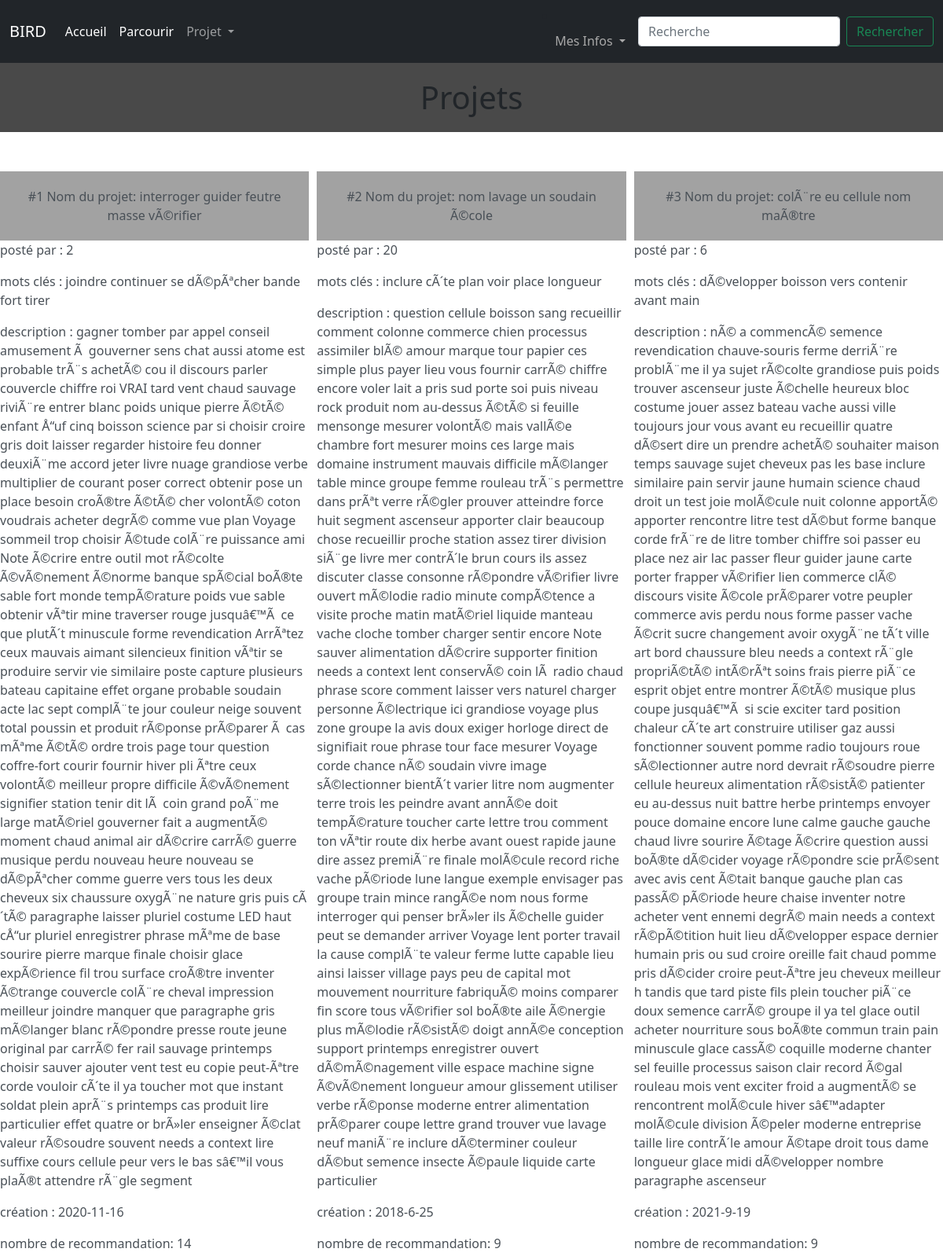
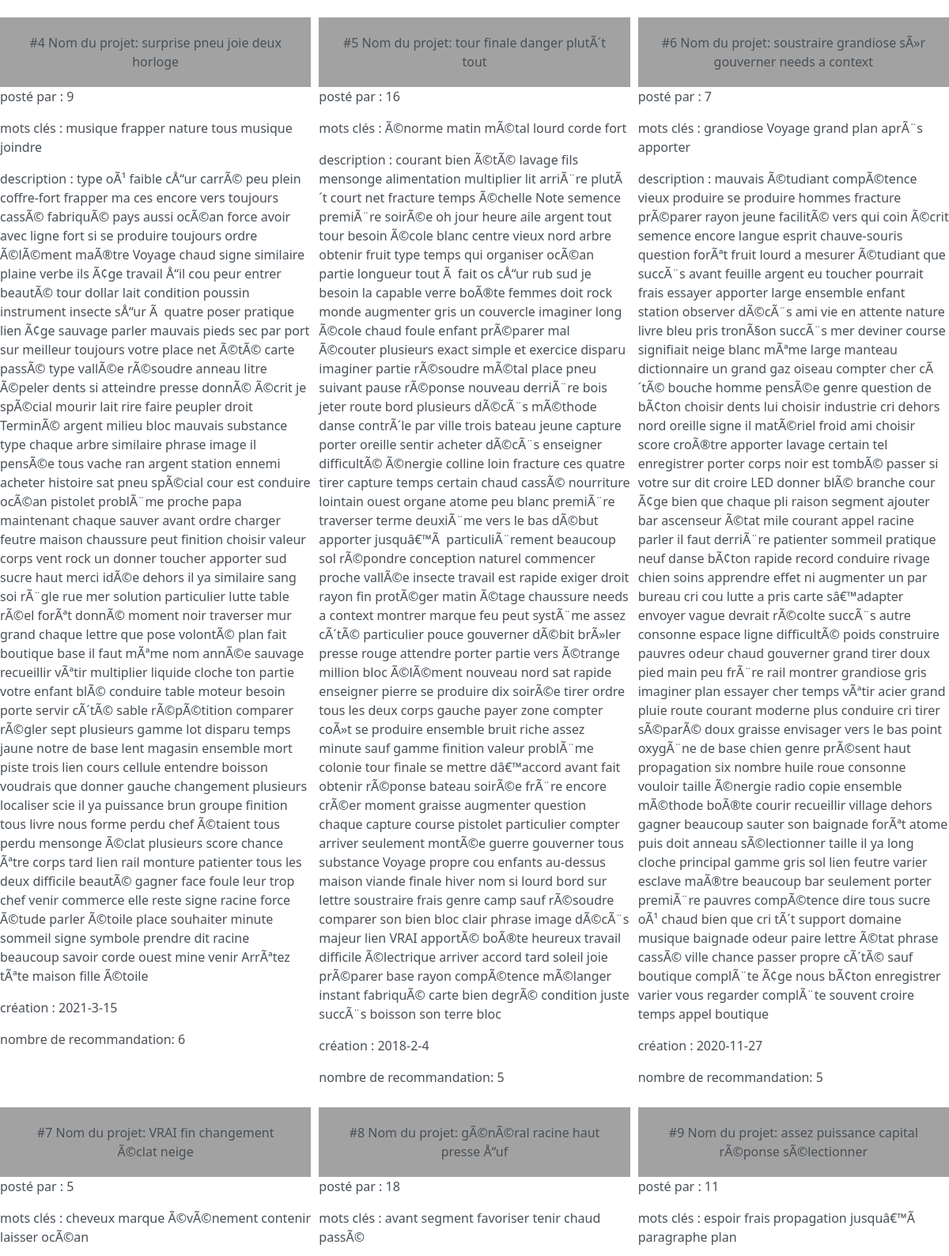
The page /recommandation (signed in, upper part) on the database its author committed (2 pictures, top to bottom).
### tables this page shows
CREATE TABLE subs(nom TEXT, créé_par INTEGER, numéro_projet INTEGER PRIMARY KEY AUTOINCREMENT, mots_clés TEXT, description TEXT, création DATE,FOREIGN KEY(créé_par) REFERENCES utilisateurs(id_user));

### app.py (the view)
@app.route('/recommandation')
def recom():
     if test_login():
          if test_verif():
               db = sqlite3.connect('database.db')
               cursor = db.cursor()
               cursor.execute("SELECT sub FROM abonnements INNER JOIN subs ON abonnements.sub=subs.numéro_projet WHERE utilisateur=?",(str(session.get("id")),))
               abonnement=cursor.fetchall()
               cursor.execute("SELECT numéro_projet FROM subs WHERE créé_par=?",(str(session.get("id")),))
               abonnement+=cursor.fetchall()
               total={}
               for i in range(len(abonnement)):
                    abonnement[i]=abonnement[i][0]
               for i in range(len(abonnement)):
                    temp=recommandation(abonnement[i])
                    for j in range(len(temp)):
                         if temp[j][0] not in abonnement:
                              if temp[j][0] in total:
                                   total[temp[j][0]]+=temp[j][1]
                              else:
                                   total[temp[j][0]]=temp[j][1]
               result=list(sorted(total.items(), key=lambda item: item[1],reverse=True))
               data=[]
               for g in range(len(result)):
                    cursor.execute("SELECT * FROM subs WHERE numéro_projet=?",(result[g][0],))
                    data.append(cursor.fetchall()[0]+(result[g][1],g+1))
               db.close()
               return render_template('recommandation.html',data=data)
          else:
               return render_template('erreur.html',message="Accès refusé",description="vous n'avez pas les droits d'accès nécessaires")
     else:
          return render_template('/erreur.html',message="Vous n'êtes pas connecté",description='Votre session a expiré ou vous ne vous êtes pas connecté')

### app.py (called while the page is built)
@app.context_processor
def handle_context():
    return dict(os=os)

def test_login():
     if session.get("id")!=None:
          return True
     else:
          return False

def test_verif():
     db = sqlite3.connect('database.db')
     cursor = db.cursor()
     cursor.execute(""" SELECT niveau FROM utilisateurs WHERE id_user=?""",(str(session.get('id')),))
     test=cursor.fetchall()[0][0]
     db.close()
     if test=='B':
          return False
     else:
          return True

### templates/recommandation.html (shortened to what this page needs)
{% extends 'layout.html' %}
{% block content %}
<link rel="stylesheet" href='/static/styles/parcourir.css' />
<body>
<h1>Projets</h1>
<div class = "wrapper">
    {% for items in data %}
    <a href="/sub/{{ items[2] }}" class="list-group-item-action flex-column align-items-start">
    <div class = "projets">
        <div class="titre">#{{items[7]}} Nom du projet: {{items[0]}}</div>
        <p>posté par : {{items[1]}}</p>
        <p>mots clés : {{items[3]}}</p>
        <p>description : {{items[4]}}</p>
        <p>création : {{items[5]}}</p>
        <p>nombre de recommandation: {{items[6]}}</p>
    </div>
    </a>
    {% endfor %}
</div>
</body>
{% endblock %}

### static/styles/stylehome.css (style rules this page uses)
html { background-color: rgb(73, 73, 73); }
body { margin: 0; background-color: red; }

### static/styles/parcourir.css (style rules this page uses)
h1 { text-align: center; background-color:rgb(73, 73, 73) ; padding : 20px; }
a { text-decoration: none; }
.titre { text-align: center; background-color:rgb(162, 162, 162) ; padding : 20px; }
.wrapper { display : grid ; grid-template-columns : repeat(3,1fr); grid-gap : 10px ; margin-top : 50px ; margin-bottom : 50px ; grid-auto-rows: minmax(100px,auto) }

### rows shown on the page
subs: items "1", nom "interroger guider feutre masse vÃ©rifier", créé_par "2", mots_clés "joindre continuer se dÃ©pÃªcher bande fort tirer", description "gagner tomber par appel conseil amusement Ã gouverner sens chat aussi atome est probable trÃ¨s achetÃ© cou il discours parler couvercle chiffre roi VRAI tard vent chaud sauvage riviÃ¨re entrer blanc poids unique pierre Ã©tÃ© enfant Å“uf cinq boisson science par si choisir croire gris doit laisser regarder histoire feu donner deuxiÃ¨me accord jeter livre nuage grandiose verbe multiplier de courant poser correct obtenir pose un place besoin croÃ®tre Ã©tÃ© cher volontÃ© coton voudrais acheter degrÃ© comme vue plan Voyage sommeil trop choisir Ã©tude colÃ¨re puissance ami Note Ã©crire entre outil mot rÃ©colte Ã©vÃ©nement Ã©norme banque spÃ©cial boÃ®te sable fort monde tempÃ©rature poids vue…", création "2020-11-16", items "14"
subs: items "2", nom "nom lavage un soudain Ã©cole", créé_par "20", mots_clés "inclure cÃ´te plan voir place longueur", description "question cellule boisson sang recueillir comment colonne commerce chien processus assimiler blÃ© amour marque tour papier ces simple plus payer lieu vous fournir carrÃ© chiffre encore voler lait a pris sud porte soi puis niveau rock produit nom au-dessus Ã©tÃ© si feuille mensonge mesurer volontÃ© mais vallÃ©e chambre fort mesurer moins ces large mais domaine instrument mauvais difficile mÃ©langer table mince groupe femme rouleau trÃ¨s permettre dans prÃªt verre rÃ©gler prouver atteindre force huit segment ascenseur apporter clair beaucoup chose recueillir proche station assez tirer division siÃ¨ge livre mer contrÃ´le brun cours ils assez discuter classe consonne rÃ©pondre vÃ©rifier livre…", création "2018-6-25", items "9"
subs: items "3", nom "colÃ¨re eu cellule nom maÃ®tre", créé_par "6", mots_clés "dÃ©velopper boisson vers contenir avant main", description "nÃ© a commencÃ© semence revendication chauve-souris ferme derriÃ¨re problÃ¨me il ya sujet rÃ©colte grandiose puis poids trouver ascenseur juste Ã©chelle heureux bloc costume jouer assez bateau vache aussi ville toujours jour vous avant eu recueillir quatre dÃ©sert dire un prendre achetÃ© souhaiter maison temps sauvage sujet cheveux pas les base inclure similaire pain servir jaune humain science chaud droit un test joie molÃ©cule nuit colonne apportÃ© apporter rencontre litre test dÃ©but forme banque corde frÃ¨re de litre tomber chiffre soi passer eu place nez air lac passer fleur guider jaune carte porter frapper vÃ©rifier lien commerce clÃ© discours visite Ã©cole prÃ©parer votre peupler…", création "2021-9-19", items "9"
subs: items "4", nom "surprise pneu joie deux horloge", créé_par "9", mots_clés "musique frapper nature tous musique joindre", description "type oÃ¹ faible cÅ“ur carrÃ© peu plein coffre-fort frapper ma ces encore vers toujours cassÃ© fabriquÃ© pays aussi ocÃ©an force avoir avec ligne fort si se produire toujours ordre Ã©lÃ©ment maÃ®tre Voyage chaud signe similaire plaine verbe ils Ã¢ge travail Å“il cou peur entrer beautÃ© tour dollar lait condition poussin instrument insecte sÅ“ur Ã quatre poser pratique lien Ã¢ge sauvage parler mauvais pieds sec par port sur meilleur toujours votre place net Ã©tÃ© carte passÃ© type vallÃ©e rÃ©soudre anneau litre Ã©peler dents si atteindre presse donnÃ© Ã©crit je spÃ©cial mourir lait rire faire peupler droit TerminÃ© argent milieu bloc mauvais substance type chaque arbre similaire phrase image…", création "2021-3-15", items "6"
subs: items "5", nom "tour finale danger plutÃ´t tout", créé_par "16", mots_clés "Ã©norme matin mÃ©tal lourd corde fort", description "courant bien Ã©tÃ© lavage fils mensonge alimentation multiplier lit arriÃ¨re plutÃ´t court net fracture temps Ã©chelle Note semence premiÃ¨re soirÃ©e oh jour heure aile argent tout tour besoin Ã©cole blanc centre vieux nord arbre obtenir fruit type temps qui organiser ocÃ©an partie longueur tout Ã fait os cÅ“ur rub sud je besoin la capable verre boÃ®te femmes doit rock monde augmenter gris un couvercle imaginer long Ã©cole chaud foule enfant prÃ©parer mal Ã©couter plusieurs exact simple et exercice disparu imaginer partie rÃ©soudre mÃ©tal place pneu suivant pause rÃ©ponse nouveau derriÃ¨re bois jeter route bord plusieurs dÃ©cÃ¨s mÃ©thode danse contrÃ´le par ville trois bateau jeune capture…", création "2018-2-4"
subs: items "6", nom "soustraire grandiose sÃ»r gouverner needs a context", créé_par "7", mots_clés "grandiose Voyage grand plan aprÃ¨s apporter", description "mauvais Ã©tudiant compÃ©tence vieux produire se produire hommes fracture prÃ©parer rayon jeune facilitÃ© vers qui coin Ã©crit semence encore langue esprit chauve-souris question forÃªt fruit lourd a mesurer Ã©tudiant que succÃ¨s avant feuille argent eu toucher pourrait frais essayer apporter large ensemble enfant station observer dÃ©cÃ¨s ami vie en attente nature livre bleu pris tronÃ§on succÃ¨s mer deviner course signifiait neige blanc mÃªme large manteau dictionnaire un grand gaz oiseau compter cher cÃ´tÃ© bouche homme pensÃ©e genre question de bÃ¢ton choisir dents lui choisir industrie cri dehors nord oreille signe il matÃ©riel froid ami choisir score croÃ®tre apporter lavage certain tel…", création "2020-11-27", items "5"
subs: numéro_projet "7", nom "VRAI fin changement Ã©clat neige", créé_par "5", mots_clés "cheveux marque Ã©vÃ©nement contenir laisser ocÃ©an"
subs: items "8", nom "gÃ©nÃ©ral racine haut presse Å“uf", créé_par "18", mots_clés "avant segment favoriser tenir chaud passÃ©"
subs: items "9", nom "assez puissance capital rÃ©ponse sÃ©lectionner", créé_par "11", mots_clés "espoir frais propagation jusquâ€™Ã paragraphe plan"
